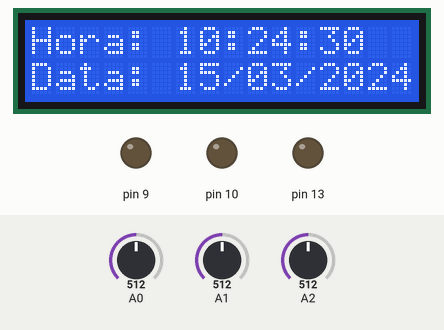
Simulated run of this sketch. Board: Arduino Uno, built with avr-gcc and run on an emulated ATmega328P. On the bench: 16×2 character LCD, output pins drawn as LEDs (lit = HIGH). The test bench sets the inputs (shaded band); at power-on: A0 = 512, A1 = 512, A2 = 512. The local clock reads 2024-03-15 10:24:30 at power-on unless the sketch sets it; what the sketch prints to the serial monitor is not drawn.

Above: at 0.1 s.
At 4.2 s:
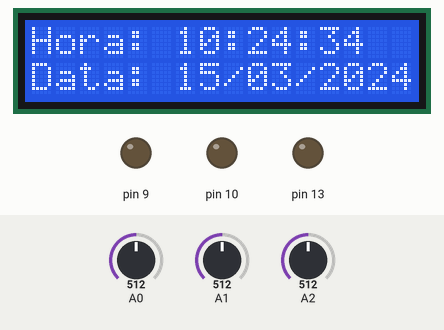
At 9.4 s:
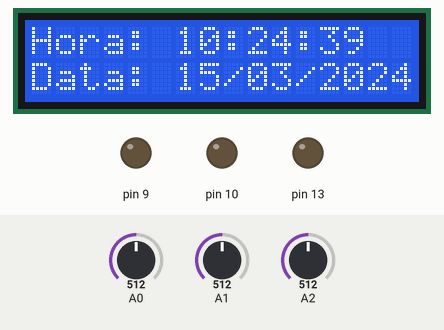
At 19.6 s:
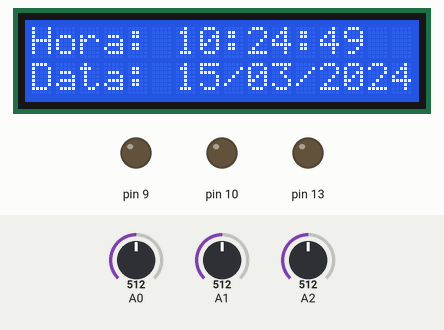
At 28.8 s:
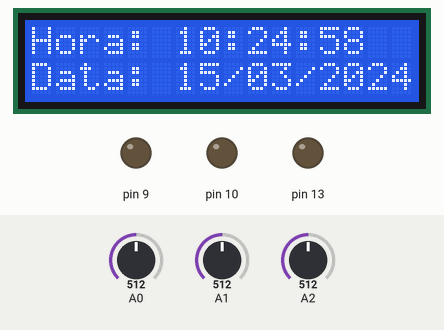
At 39.1 s:
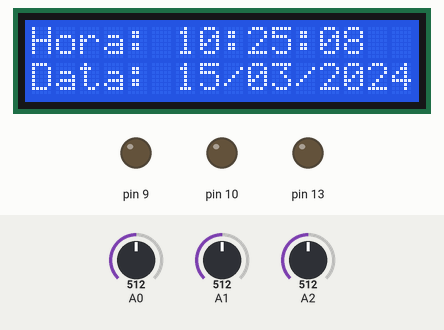

The sketch:

IrrigadorAutomatico.ino
```cpp
#include <LiquidCrystal.h>
#include <virtuabotixRTC.h>

#define clk 6
#define dat 7
#define rst 8

#define segL 10
#define minL 3
#define horL 18
#define d_semL 7
#define d_mesL 2
#define mesL 9
#define anoL 2023

virtuabotixRTC myRTC(clk, dat, rst);

int solo1 = 0;
int solo2 = 0;
int solo3 = 0;

LiquidCrystal lcd(12, 11, 5, 4, 3, 2);

void setup() {
  pinMode(A0, INPUT);
  pinMode(A1, INPUT);
  pinMode(A2, INPUT);

  pinMode(13, OUTPUT);
  pinMode(10, OUTPUT);
  pinMode(9, OUTPUT);

  Serial.begin(9600);

  //myRTC.setDS1302Time(segL, minL, horL, d_semL, d_mesL, mesL, anoL);

  lcd.begin(16, 2);
  lcd.clear();


}

void loop() {
  solo1 = analogRead(A0);
  solo2 = analogRead(A1);
  solo3 = analogRead(A2);

  myRTC.updateTime(); // Atualize a hora e a data no RTC

  lcd.setCursor(0, 0);
  lcd.print("Hora: ");
  printTwoDigits(myRTC.hours);
  lcd.print(":");
  printTwoDigits(myRTC.minutes);
  lcd.print(":");
  printTwoDigits(myRTC.seconds);

  lcd.setCursor(0, 1);
  lcd.print("Data: ");
  printTwoDigits(myRTC.dayofmonth);
  lcd.print("/");
  printTwoDigits(myRTC.month);
  lcd.print("/");
  printTwoDigits(myRTC.year);

  Serial.print(" -> ");
  printTwoDigits(myRTC.hours);
  Serial.print(":");
  printTwoDigits(myRTC.minutes);
  Serial.print(":");
  printTwoDigits(myRTC.seconds);
  Serial.print(" | Data -> ");
  printTwoDigits(myRTC.dayofmonth);
  Serial.print("/");
  printTwoDigits(myRTC.month);
  Serial.print("/");
  Serial.println(myRTC.year);

  Serial.print("Solo1: ");
  Serial.println(solo1);
  Serial.print("Solo2: ");
  Serial.println(solo2);
  Serial.print("Solo3: ");
  Serial.println(solo3);

  digitalWrite(13, LOW);
  digitalWrite(10, LOW);
  digitalWrite(9, LOW);

  if (solo1 < 100 && myRTC.hours == 13) {
    digitalWrite(13, HIGH);
  } else {
    digitalWrite(13, LOW);
  }

  if (solo2 < 100 && myRTC.hours == 13) {
    digitalWrite(10, HIGH);
  } else {
    digitalWrite(10, LOW);
  }

  if (solo3 < 100 && myRTC.hours == 13) {
    digitalWrite(9, HIGH);
  } else {
    digitalWrite(9, LOW);
  }

  delay(1000);
}

void printTwoDigits(int number) {
  if (number < 10) {
    lcd.print("0");
    Serial.print("0");
  }
  lcd.print(number);
  Serial.print(number);
}
```

Measured:
- what the display in image 1 shows lasts 1.0 s, from 4.2 s to 5.2 s
